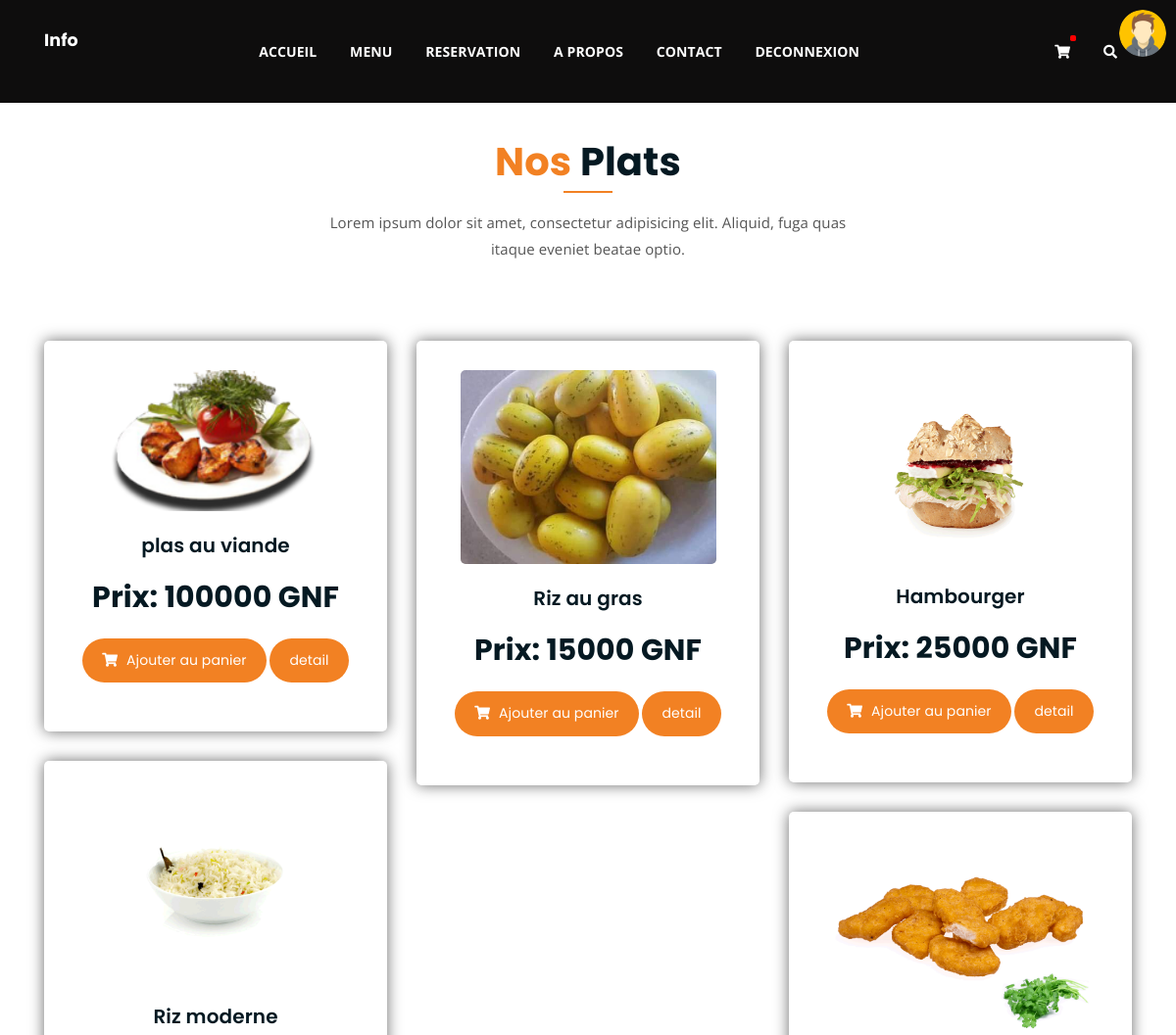
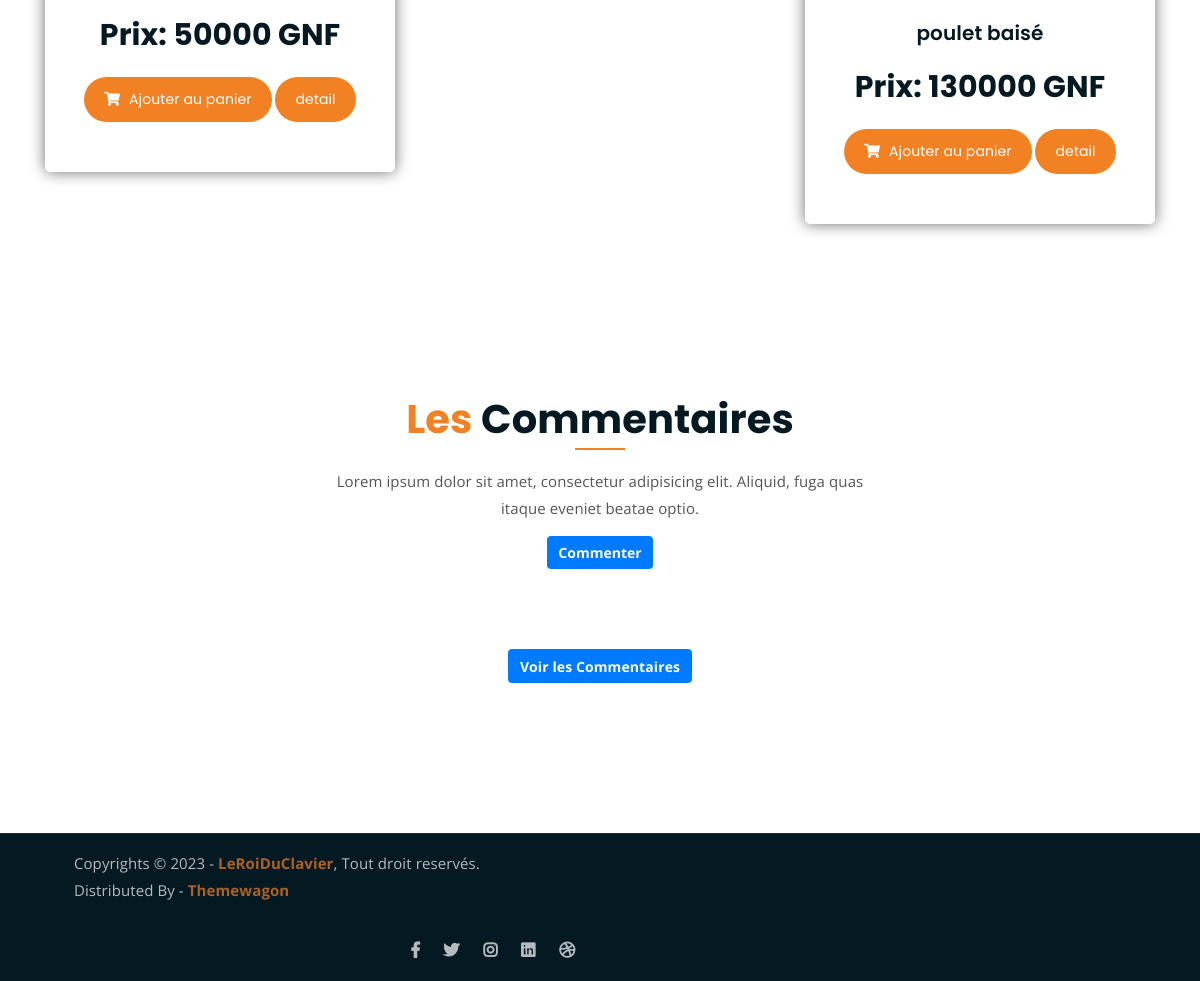
Page /categorie4 (signed in) on the committed database (2 pictures, top to bottom).
### gestion_compte/models.py (models this page shows)
class utilisateurs(AbstractUser):
    phone = models.CharField(max_length=13,unique=True,null=True,blank=True)
    profile=models.ImageField(upload_to='profile/',null=True,blank=True)
    token = models.CharField(max_length=120, default='')

### gestion_produit/models.py (models this page shows, shortened)
class Categorie(models.Model):
    nom_categorie = models.CharField(max_length=50)
    class Meta:
        verbose_name=("Categorie")
        verbose_name_plural=("Categories")

class Produits(models.Model):
    nom = models.CharField(max_length=50)
    description = models.TextField()
    prix = models.PositiveIntegerField()
    image = models.ImageField(upload_to='%Y/%m/%d',blank=True,null=True)
    date = models.DateField(auto_now=True)
    categorie = models.ForeignKey(Categorie, on_delete=models.CASCADE)
    class Meta:
        verbose_name=("Produits")
        verbose_name_plural=("Produits")

### gestion_produit/views.py (the view)
def aff_categories(request,id_categorie):
    categorie = Categorie.objects.get(id=id_categorie)
    produit = Produits.objects.filter(categorie=categorie)
    context = {"categorie":categorie,
               "produit":produit}
    return render(request, 'gestion_produit/categories.html',context)

### gestion_produit/context_proccessor.py (called while the page is built)
def list_menu(request):
    donnees = Produits.objects.all()
    cat = Categorie.objects.all()
    context = {'donnees':donnees,"cat":cat}
    return context

### gestion_produit/templates/gestion_produit/categories.html
{% block header %}
	{% include "header.html" %}
{% endblock %}
<div class="product-section mt-150 mb-150">
	<div class="container">
		<div class="row">
			<div class="col-lg-8 offset-lg-2 text-center">
				<div class="section-title">
					<h3><span class="orange-text">Nos</span> {{ categorie.nom_categorie }}</h3>
					<p>Lorem ipsum dolor sit amet, consectetur adipisicing elit. Aliquid, fuga quas itaque eveniet beatae optio.</p>
				</div>
			</div>
		</div>
		<div class="row product-lists">
			{% for Produits in produit  %}
			<div class="col-lg-4 col-md-6 text-center berry">
				<div class="single-product-item">
					<div class="product-image">
						<a href="{% url 'detail_produit' Produits.id %}"><img src="{{ Produits.image.url }}" alt="{{Produits.nom}}" ></a>
					</div>
					<h3>{{ Produits.nom }}</h3>
					<p class="product-price">Prix: {{ Produits.prix }} GNF</p>
					<a href="{% url 'add_to_card' Produits.id %}" class="cart-btn"><i class="fas fa-shopping-cart"></i> Ajouter au panier</a>
					<a href="detail_produit/{{Produits.id}}" class="cart-btn"> detail</a>
				</div>
			</div>
			{% empty %}
			<center>
				<h3> ce produit n'existe pas pour le moment !!!</h3>
			</center>			{% endfor %}
		</div>
	</div>
</div>
{% block footer %}
	{% include "footer.html" %}
{% endblock %}

### templates/header.html (shortened to what this page needs)
{% load static %}
{% block header %}
<!DOCTYPE html>
<html lang="en">
	<head>
		<link rel="stylesheet" href="{% static 'gestion_produit/assets/css/all.min.css' %} ">
		<link rel="stylesheet" href=" {% static 'gestion_produit/assets/bootstrap/css/bootstrap.min.css' %} ">
		<link rel="stylesheet" href=" {% static 'gestion_produit/assets/css/owl.carousel.css' %} ">
		<link rel="stylesheet" href=" {% static 'gestion_produit/assets/css/magnific-popup.css' %} ">
		<link rel="stylesheet" href="{% static 'gestion_produit/assets/css/animate.css' %}">
		<link rel="stylesheet" href="{% static 'gestion_produit/assets/css/meanmenu.min.css' %}">
		<link rel="stylesheet" href="{% static 'gestion_produit/assets/css/main.css' %}">
		<link rel="stylesheet" href="{% static 'gestion_produit/assets/css/responsive.css' %}">
	</head>
<body>
	<div class="top-header-area" id="sticker" style="background-color: rgb(14, 13, 13);">
		{% if user.is_authenticated %}
			{% if user.profile %}
			<img src="{{ user.profile.url }}" alt="" style="width: 4%;float: right;border-radius: 50%;margin: 10px;position: absolute;right: 0;top: 0;">
			{% else %}
		<img src="media/img/avatar.jpg" alt="" style="width: 4%;float: right;border-radius: 50%;margin: 10px;position: absolute;right: 0;top: 0;">
			{% endif %}
		{% endif %}
		<div class="container">
			<div class="row">
				<div class="col-lg-12 col-sm-12 text-center">
					<div class="main-menu-wrap">
						<div class="site-logo">
							{% if user.is_authenticated %}
							<a href="{% url 'list_menu'%}">
								<h5 style="color: white;">{{ user.username }}</h5>
							</a>
							{% endif %}
						</div>
						<nav class="main-menu">
							<ul>
								<li class="active "><a href="{% url 'list_menu' %}" >ACCUEIL</a>
								</li>
								<li class=""><a href="{% url 'all_products' %}">MENU</a>
								</li>
								<li class=""><a href="{% url 'reservation' %}">RESERVATION</a></li>
								<li class=""><a href="{% url 'apropos' %}">A PROPOS</a></li>
								<li class=""><a href="{% url 'contact' %}">CONTACT</a></li>
								{% if not user.is_authenticated %}
								<li class=" "><a href="#">CONNEXION</a>
									<ul class="sub-menu">
										<li><a href="{% url 'login' %}">Se connecter</a>
											<li><a href="{% url 'singup' %}">S'inscrire</a></li>
									</ul>
								</li>
								{% else %}
								<li class=" "><a href="{% url 'logout' %}">DECONNEXION</a></li>
								{% endif %}
								<li>
									<div class="header-icons">
										{% if user.is_authenticated %}
										<a class="shopping-cart" href="{% url 'cart' %}"><i class="fas fa-shopping-cart"  style="position: relative;"> {% if user.is_authenticated %}<span style="position: absolute;background-color: red;border-radius: 30%;padding: 3px;font-size: 13px;top: -10px;font-weight: bold;">{{ nb }}</span>{% endif %}</i></a>
										{% endif %}
										<a class="mobile-hide search-bar-icon" href="#"><i class="fas fa-search"></i></a>
									</div>
								</li>
							</ul>
						</nav>
					</div>
				</div>
			</div>
		</div>
	</div>
	{% endblock %}

### gestion_produit/static/gestion_produit/assets/css/main.css (style rules this page uses)
html { font-size: 14px; font-weight: 400; line-height: 28px; height: 100%; }
body { font-family: "Open Sans", sans-serif; font-weight: 400; font-size: 1rem; letter-spacing: 0.1px; line-height: 1.8; color: #051922; overflow-x: hidden; }
body img { max-width: 100%; }
a { cursor: pointer; text-decoration: none; -webkit-transition: all 0.2s ease-in-out; -o-transition: all 0.2s ease-in-out; transition: all 0.2s ease-in-out; }
h1, .h1, h2, .h2, h3, .h3, h4, .h4, h5, .h5, h6, .h6 { font-family: "Poppins", sans-serif; font-weight: 700; margin: 0 0 1.25rem 0; color: #051922; }
h1:last-child, .h1:last-child, h2:last-child, .h2:last-child, h3:last-child, .h3:last-child, h4:last-child, .h4:last-child, h5:last-child, .h5:last-child, h6:last-child, .h6:last-child { margin: 0; }
h3, .h3 { font-size: 2rem; font-weight: 700; line-height: 2.25rem; }
h5, .h5 { font-size: 1.25rem; font-weight: 700; line-height: 1.5rem; }
p { font-family: "Open Sans", sans-serif; font-weight: 400; font-size: 1rem; letter-spacing: 0.1px; line-height: 1.8; color: #051922; margin: 0 0 1.25rem 0; }
p:last-child { margin: 0; }
.mt-150 { margin-top: 150px; }
.mb-150 { margin-bottom: 150px; }
.orange-text { color: #F28123; }
a.boxed-btn, a.bordered-btn, a.cart-btn { border-radius: 50px; }
.section-title h3 { font-size: 40px; position: relative; padding-bottom: 15px; }
.section-title h3:after { position: absolute; content: ''; left: 0px; right: 0px; bottom: 0px; width: 50px; height: 2px; background-color: #F28123; margin: 0 auto; }
.section-title p { font-size: 15px; width: 530px; margin: 0 auto; color: #555; margin-top: 10px; line-height: 1.8; }
.section-title { margin-bottom: 80px; }
.top-header-area { position: absolute; z-index: 999; width: 100%; padding: 25px 0; }
nav.main-menu ul { margin: 0; padding: 0; list-style: none; }
nav.main-menu ul li { display: inline-block; }
nav.main-menu ul li a { color: #fff; font-weight: 700; display: block; padding: 15px; }
nav.main-menu ul > li { position: relative; }
nav.main-menu ul li:last-child a { display: inline-block; }
nav.main-menu > ul li:last-child { float: right; }
.site-logo { float: left; max-width: 150px; }
.main-menu-wrap { position: relative; }
.header-icons a { color: #fff; display: inline-block; padding: 10px; }
.site-logo { padding: 6px 0; }
nav.main-menu li a { -webkit-transition: 0.3s; -o-transition: 0.3s; transition: 0.3s; }
.top-header-area .header-icons a { -webkit-transition: 0.3s; -o-transition: 0.3s; transition: 0.3s; }
.top-header-area { -webkit-transition: 0.3s; -o-transition: 0.3s; transition: 0.3s; }
.product-image img { -webkit-transition: 0.3s; -o-transition: 0.3s; transition: 0.3s; }
a.cart-btn { -webkit-transition: 0.3s; -o-transition: 0.3s; transition: 0.3s; }
.single-product-item { -webkit-transition: 0.3s; -o-transition: 0.3s; transition: 0.3s; }
html, body { height: 100%; }
.single-product-item { margin-bottom: 30px; }
.product-image { padding: 30px; padding-bottom: 0; }
.product-image img { width: 90%; border-radius: 5px; margin-bottom: 20px; }
.single-product-item h3 { font-size: 20px; font-weight: 600; margin-bottom: 10px; }
p.product-price { font-family: 'Poppins', sans-serif; font-size: 30px; font-weight: 700; margin-bottom: 15px; }
a.cart-btn { font-family: 'Poppins', sans-serif; display: inline-block; background-color: #F28123; color: #fff; padding: 10px 20px; }
a.cart-btn i { margin-right: 5px; }
.single-product-item { -webkit-box-shadow: 0 0 15px #6d6d6d; box-shadow: 0 0 15px #6d6d6d; padding-bottom: 50px; border-radius: 5px; }

### rows in the picture
utilisateurs: username "Info"
Categorie: nom_categorie "Plats"
Produits: image (picture), nom "plas au viande", prix "100000"
Produits: image (picture), nom "Riz au gras", prix "15000"
Produits: image (picture), nom "Hambourger", prix "25000"
Produits: image (picture), nom "Riz moderne", prix "50000"
Produits: image (picture), nom "poulet baisé", prix "130000"
